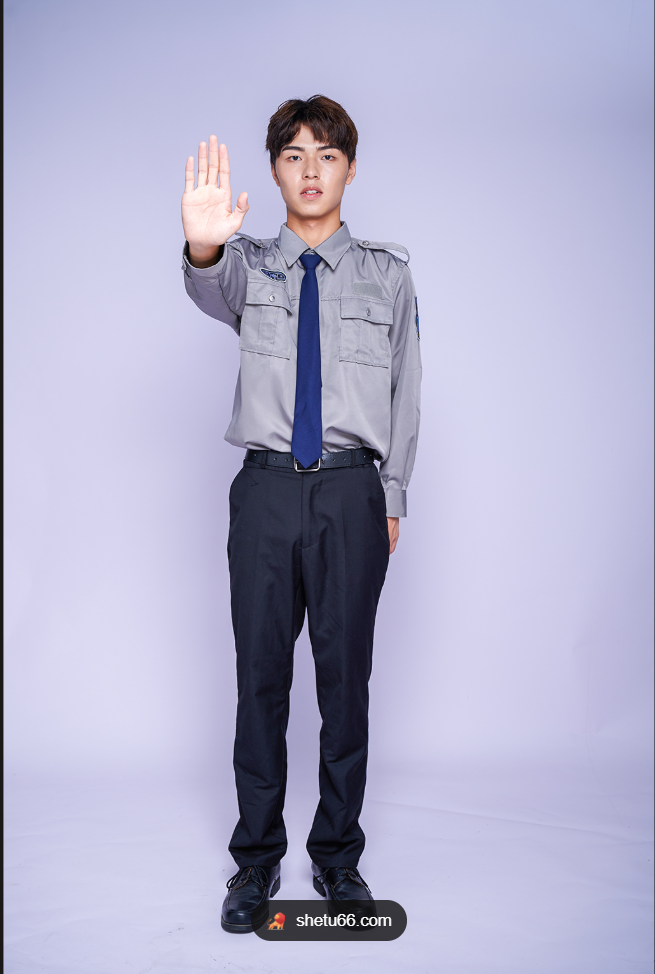
#> input picture test_images/test.jpg, 655 x 974 px
$ python -i garment_composer.py   (imports and definitions only)
#> lines starting #> are read from the running program, lines starting #| are printed output that depends on the picture
"""Bounded, local-only garment composition primitive.

The runtime receives only a daemon-issued loopback PNG descriptor.  It never
contacts platform services or follows redirects, and derives placement from the
verified image bounds plus the declared template rather than product anchors.
"""

from __future__ import annotations

import asyncio
import hashlib
import math
import struct
from dataclasses import dataclass
from urllib.parse import parse_qs, urlparse

import cv2
import httpx
import numpy as np


class GarmentFetchError(ValueError):
    pass


class PoseUnavailableError(RuntimeError):
    """The official pose model could not produce safe try-on geometry."""


@dataclass(frozen=True)
class PreparedGarment:
    rgba: np.ndarray
    digest: str
    template: str
    alpha_mask: np.ndarray
    opaque_bounds: tuple[int, int, int, int]
    sleeve_semantics: str
    quality: "GarmentQualityFacts"


@dataclass(frozen=True)
class TransparentGarmentSource:
    png_bytes: bytes
    digest: str
    template: str


@dataclass(frozen=True)
class GarmentQualityFacts:
    digest: str
    opaque_pixel_count: int
    opaque_ratio: float
    source_aspect_ratio: float
    sleeve_semantics: str


@dataclass(frozen=True)
class _SleeveContourFacts:
    """Source-only evidence used to validate a declared sleeve template."""

    has_bilateral_short_sleeves: bool
    has_wrist_length_sleeves: bool


@dataclass(frozen=True)
class CompositionGeometryFacts:
    garment_digest: str
    source_aspect_ratio: float
    placed_aspect_ratio: float
    center: tuple[float, float]
    width: float
    height: float
    rotation_degrees: float


@dataclass(frozen=True)
class CompositionResult:
    png: bytes
    geometry: CompositionGeometryFacts


@dataclass(frozen=True)
class PoseGeometry:
    """Frame-space geometry derived from the official pose landmarks."""

    shoulder_center: np.ndarray
    shoulder_span: float
    across_unit: np.ndarray
    torso_down_unit: np.ndarray
    torso_length: float
    landmarks: dict[str, np.ndarray]


_POSE_LANDMARKS = {
    "nose": 0,
    "left_eye": 2,
    "right_eye": 5,
    "left_ear": 7,
    "right_ear": 8,
    "left_shoulder": 11,
    "right_shoulder": 12,
    "left_elbow": 13,
    "right_elbow": 14,
    "left_wrist": 15,
    "right_wrist": 16,
    "left_hip": 23,
    "right_hip": 24,
}


# 裁切表示成衣的实质材料被画布持续切断，而不是 PNG 编码在画布边缘留下的
# 单点或短小抗锯齿尾部。一个接触段必须同时满足以下可解释的业务事实：
#
# - 覆盖主体在对应方向尺度的至少 3%，且不短于 12 个源像素；
# - 其 alpha 总质量至少相当于同等长度 80% 不透明的连续材料。
#
# 例如主体对应方向尺度为 140px 时，12px 的 alpha=128 尾部只有 6 个不透明
# 等效像素，低于 9.6 的材料质量；8px 的 alpha=255 标记也短于最短材料段。
# 同一主体增加透明留白至 401px 不改变归一尺度；72px 主体上的 24px alpha=255
# 连续接触则满足两项，代表真实裁切。它们只用于原图裁切证据，不参与 alpha
# 规范化、透明边界、模板或质量判断。
_CROPPED_EDGE_MINIMUM_RUN_PIXELS = 12
_CROPPED_EDGE_MINIMUM_RUN_FRACTION = 0.03
_CROPPED_EDGE_MINIMUM_SOLID_MATERIAL_RATIO = 0.80

# 主体置信来自整件可见成衣的 alpha 不透明等效质量（各像素 alpha 值折算成
# 完全不透明像素数）与可见面积之比，而不是任意单个像素越过阈值。
# 例如，全主体 alpha=127 只有约 49.8% 的不透明等效质量；即使一个像素升到
# 128，聚合结果也不会实质变化。正常不透明主体及现场纹理成衣则远高于 60%。
_MINIMUM_SUBJECT_ALPHA_MASS_RATIO = 0.60

# 真人近/远现场构图确认：短袖模板的旧外部 140% 是可感知且接近实衣的默认
# 覆盖，旧 100% 则系统性偏小。这个倍率属于模板族的产品基准；顾客 80%–160%
# 调节仍围绕该基准展开，不能演变成人物、商品或现场专用校准。
_SHORT_SLEEVE_BASELINE_SCALE = 1.40


# [105 lines left out: functions _source_row_edges, _has_persistent_cropped_edge_material, _classify_source_sleeve_contour, not called in this run]


class GarmentComposer:
    def __init__(
        self,
        max_garment_bytes: int = 8 * 1024 * 1024,
        *,
        pose_estimator=None,
    ):
        self.max_garment_bytes = max_garment_bytes
        # The render worker owns this instance for its whole lifetime.  No
        # estimator is imported or constructed on the parent request path.
        self.pose_estimator = pose_estimator

    async def fetch_garment(
        self, descriptor: dict, cancel_event=None
    ) -> TransparentGarmentSource:
        reference = descriptor.get("reference")
        if not isinstance(reference, str):
            raise GarmentFetchError("reference")
        url = urlparse(reference)
        if (
            url.scheme != "http"
            or url.hostname not in {"127.0.0.1", "localhost", "::1"}
            or not parse_qs(url.query).get("token")
        ):
            raise GarmentFetchError("loopback")
        if cancel_event is not None and cancel_event.is_set():
            raise GarmentFetchError("attempt_canceled")
        # The daemon's local media read can briefly block behind a catalog
        # adoption or media-cache transaction. A sub-second read deadline
        # therefore turned an occasional busy daemon into a spurious
        # garment_rejected terminal; the attempt-scoped 15s generation budget
        # remains the authoritative outer deadline.
        timeout = httpx.Timeout(connect=2.0, read=2.0, write=1.0, pool=1.0)
        try:
            async with asyncio.timeout(5.0):
                # trust_env is intentionally disabled: a local daemon read
                # grant must never be diverted to a configured proxy.
                async with httpx.AsyncClient(
                    trust_env=False,
                    follow_redirects=False,
                    timeout=timeout,
                ) as client:
                    stream = client.stream("GET", reference)
                    response = await self._await_or_cancel(stream.__aenter__(), cancel_event)
                    try:
                        if 300 <= response.status_code < 400:
                            raise GarmentFetchError("redirect")
                        if (
                            response.status_code != 200
                            or response.headers.get("content-type", "").split(";", 1)[0]
                            != "image/png"
                        ):
                            raise GarmentFetchError("content_type")
                        chunks: list[bytes] = []
                        total = 0
                        iterator = response.aiter_bytes(64 * 1024).__aiter__()
                        while True:
                            if cancel_event is not None and cancel_event.is_set():
                                raise GarmentFetchError("attempt_canceled")
                            try:
                                chunk = await self._await_or_cancel(anext(iterator), cancel_event)
                            except StopAsyncIteration:
                                break
                            if not chunk:
                                continue
                            chunks.append(chunk)
                            total += len(chunk)
                            if total > self.max_garment_bytes:
                                raise GarmentFetchError("byte_size")
                        payload = b"".join(chunks)
                    finally:
                        await stream.__aexit__(None, None, None)
        except TimeoutError as exc:
            raise GarmentFetchError("deadline") from exc
        except httpx.HTTPError as exc:
            raise GarmentFetchError("transport") from exc
        if len(payload) > self.max_garment_bytes or len(payload) != descriptor.get("byteSize"):
            raise GarmentFetchError("byte_size")
        digest = "sha256:" + hashlib.sha256(payload).hexdigest()
        if digest != descriptor.get("digest"):
            raise GarmentFetchError("digest")
        self._predecode_png(payload)
        if descriptor.get("contentType") != "image/png" or descriptor.get(
            "template"
        ) not in {"tshirt_short_sleeve", "tshirt_long_sleeve"}:
            raise GarmentFetchError("descriptor")
        return TransparentGarmentSource(
            png_bytes=payload,
            digest=digest,
            template=descriptor["template"],
        )

    def prepare_garment(self, source: TransparentGarmentSource) -> PreparedGarment:
        if len(source.png_bytes) > self.max_garment_bytes:
            raise GarmentFetchError("byte_size")
        digest = "sha256:" + hashlib.sha256(source.png_bytes).hexdigest()
        if digest != source.digest:
            raise GarmentFetchError("digest")
        self._predecode_png(source.png_bytes)
        rgba = cv2.imdecode(
            np.frombuffer(source.png_bytes, dtype=np.uint8), cv2.IMREAD_UNCHANGED
        )
        if rgba is None or rgba.ndim != 3 or rgba.shape[2] != 4:
            raise GarmentFetchError("png_decode")
        if source.template not in {"tshirt_short_sleeve", "tshirt_long_sleeve"}:
            raise GarmentFetchError("descriptor")
        raw_alpha = rgba[:, :, 3].copy()
        alpha_mask = np.where(rgba[:, :, 3] >= 12, 255, 0).astype(np.uint8)
        if not np.any(rgba[:, :, 3] < 12):
            raise GarmentFetchError("transparent_boundary")
        if not np.any(alpha_mask):
            raise GarmentFetchError("transparent_png")
        # Component validity is a source-quality fact. It must precede the
        # boundary-noise close, which can otherwise fuse distinct silhouettes.
        raw_component_count, _labels = cv2.connectedComponents(alpha_mask)
        if raw_component_count != 2:
            raise GarmentFetchError("garment_quality")
        source_alpha_mask = alpha_mask
        # Keep source cut-outs (neckline and transparent hem) while closing
        # only single-pixel encode noise at the garment boundary.
        alpha_mask = cv2.morphologyEx(
            alpha_mask,
            cv2.MORPH_CLOSE,
            np.ones((3, 3), dtype=np.uint8),
            iterations=1,
        )
        rgba = rgba.copy()
        rgba[:, :, 3] = np.where(alpha_mask > 0, rgba[:, :, 3], 0)
        points = cv2.findNonZero(alpha_mask)
        if points is None:
            raise GarmentFetchError("transparent_png")
        x, y, width, height = cv2.boundingRect(points)
        opaque_pixel_count = int(np.count_nonzero(alpha_mask))
        opaque_ratio = opaque_pixel_count / float(alpha_mask.size)
        if opaque_ratio < 0.04 or width < 8 or height < 8:
            raise GarmentFetchError("garment_quality")
        component_count, _labels = cv2.connectedComponents(alpha_mask)
        if component_count != 2:
            raise GarmentFetchError("garment_quality")
        # 聚合整件可见主体的置信质量；单个像素跨阈值不能决定判定结果。
        subject_area = int(np.count_nonzero(source_alpha_mask))
        subject_alpha_mass = float(raw_alpha[source_alpha_mask > 0].sum()) / 255.0
        subject_alpha_mass_ratio = subject_alpha_mass / subject_area
        if subject_alpha_mass_ratio < _MINIMUM_SUBJECT_ALPHA_MASS_RATIO:
            raise GarmentFetchError("garment_quality")
        if _has_persistent_cropped_edge_material(raw_alpha, source_alpha_mask):
            raise GarmentFetchError("garment_cropped")
        sleeve_semantics = "long" if source.template == "tshirt_long_sleeve" else "short"
        source_bbox = source_alpha_mask[y : y + height, x : x + width] > 0
        sleeve_contour = _classify_source_sleeve_contour(source_bbox)
        if sleeve_semantics == "long" and not sleeve_contour.has_wrist_length_sleeves:
            raise GarmentFetchError("template_mismatch")
        if sleeve_semantics == "short" and sleeve_contour.has_wrist_length_sleeves:
            raise GarmentFetchError("template_mismatch")
        if sleeve_semantics == "short" and not sleeve_contour.has_bilateral_short_sleeves:
            raise GarmentFetchError("garment_quality")
        # This preparation is attempt-local: it is deterministically derived
        # from source PNG + template + verified digest and is discarded after
        # rendering. No garment anchors or product tuning cross the boundary.
        return PreparedGarment(
            rgba=rgba,
            digest=digest,
            template=source.template,
            alpha_mask=alpha_mask,
            opaque_bounds=(x, y, width, height),
            sleeve_semantics=sleeve_semantics,
            quality=GarmentQualityFacts(
                digest=digest,
                opaque_pixel_count=opaque_pixel_count,
                opaque_ratio=opaque_ratio,
                source_aspect_ratio=width / float(height),
                sleeve_semantics=sleeve_semantics,
            ),
        )

    @staticmethod
    async def _await_or_cancel(awaitable, cancel_event):
        """Race every socket wait, including response headers, with cancellation."""
        operation = asyncio.create_task(awaitable)
        if cancel_event is None:
            return await operation
        cancel_waiter = asyncio.create_task(cancel_event.wait())
        done, pending = await asyncio.wait(
            {operation, cancel_waiter}, return_when=asyncio.FIRST_COMPLETED
        )
        for pending_task in pending:
            pending_task.cancel()
        if pending:
            await asyncio.gather(*pending, return_exceptions=True)
        if cancel_waiter in done:
            # Cancelling the in-flight transport call before the client context
            # exits closes a blocked connect/header/body read immediately.
            operation.cancel()
            await asyncio.gather(operation, return_exceptions=True)
            raise GarmentFetchError("attempt_canceled")
        return operation.result()

    # [259 lines left out: functions _predecode_png, _landmark_points, pose_geometry, _foreground_occlusion, _resolve_pose, compose, not called in this run]

>>> import cv2
>>> picture = cv2.imread('../test_images/test.jpg', cv2.IMREAD_GRAYSCALE)
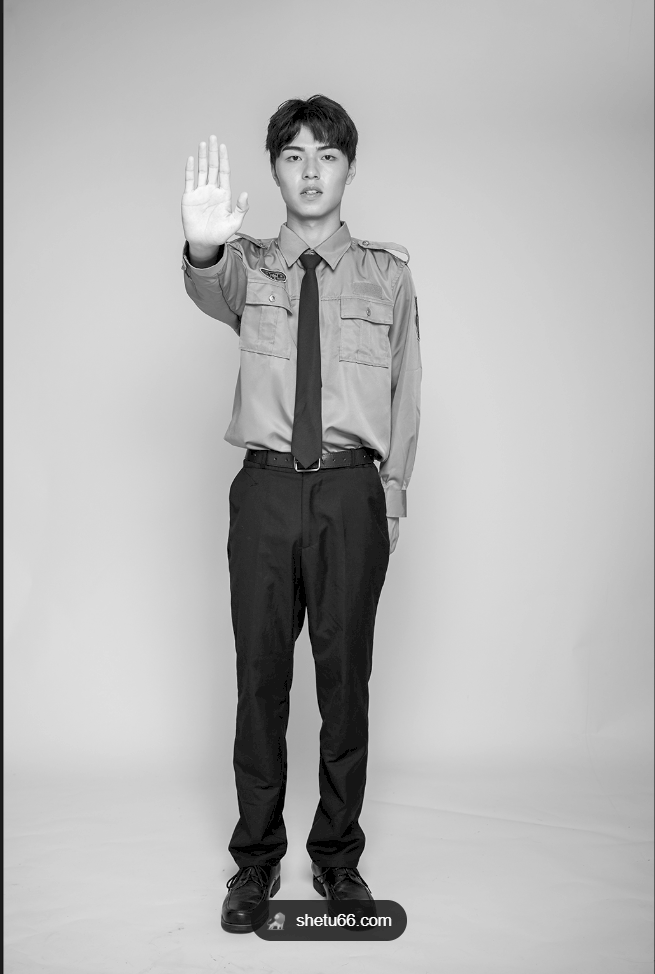
#> picture: shape (974, 655); min 0, max 255, mean 179.8
>>> result = GarmentComposer().prepare_garment(picture)
#> (the run stopped early here; a loop or call above may not have finished)
